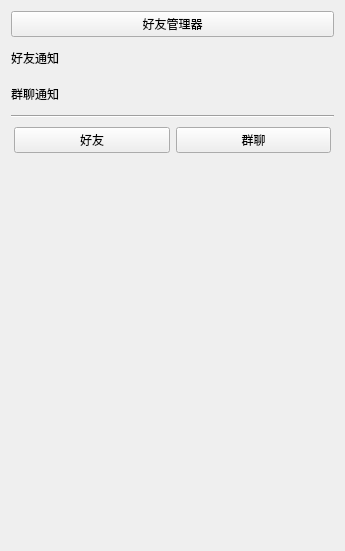
<?xml version="1.0" encoding="UTF-8"?>
<ui version="4.0">
 <class>ContactList</class>
 <widget class="QWidget" name="ContactList">
  <property name="geometry">
   <rect>
    <x>0</x>
    <y>0</y>
    <width>345</width>
    <height>551</height>
   </rect>
  </property>
  <property name="windowTitle">
   <string>Form</string>
  </property>
  <layout class="QVBoxLayout" name="verticalLayout">
   <item>
    <widget class="QPushButton" name="friendmanage">
     <property name="text">
      <string>好友管理器</string>
     </property>
    </widget>
   </item>
   <item>
    <widget class="QWidget" name="fInformWidget" native="true">
     <layout class="QHBoxLayout" name="horizontalLayout_2">
      <property name="spacing">
       <number>0</number>
      </property>
      <property name="leftMargin">
       <number>0</number>
      </property>
      <property name="topMargin">
       <number>0</number>
      </property>
      <property name="rightMargin">
       <number>0</number>
      </property>
      <property name="bottomMargin">
       <number>0</number>
      </property>
      <item>
       <widget class="QLabel" name="friendLab">
        <property name="minimumSize">
         <size>
          <width>0</width>
          <height>30</height>
         </size>
        </property>
        <property name="text">
         <string>好友通知</string>
        </property>
       </widget>
      </item>
      <item>
       <spacer name="horizontalSpacer">
        <property name="orientation">
         <enum>Qt::Horizontal</enum>
        </property>
        <property name="sizeHint" stdset="0">
         <size>
          <width>222</width>
          <height>20</height>
         </size>
        </property>
       </spacer>
      </item>
      <item>
       <widget class="QLabel" name="friendNoticeCountLab">
        <property name="text">
         <string/>
        </property>
       </widget>
      </item>
     </layout>
    </widget>
   </item>
   <item>
    <widget class="QWidget" name="gInformWidget" native="true">
     <layout class="QHBoxLayout" name="horizontalLayout_3">
      <property name="spacing">
       <number>0</number>
      </property>
      <property name="leftMargin">
       <number>0</number>
      </property>
      <property name="topMargin">
       <number>0</number>
      </property>
      <property name="rightMargin">
       <number>0</number>
      </property>
      <property name="bottomMargin">
       <number>0</number>
      </property>
      <item>
       <widget class="QLabel" name="friendLab_2">
        <property name="minimumSize">
         <size>
          <width>0</width>
          <height>30</height>
         </size>
        </property>
        <property name="text">
         <string>群聊通知</string>
        </property>
       </widget>
      </item>
      <item>
       <spacer name="horizontalSpacer_2">
        <property name="orientation">
         <enum>Qt::Horizontal</enum>
        </property>
        <property name="sizeHint" stdset="0">
         <size>
          <width>70</width>
          <height>20</height>
         </size>
        </property>
       </spacer>
      </item>
      <item>
       <widget class="QLabel" name="groubNoticeCountLab">
        <property name="text">
         <string/>
        </property>
       </widget>
      </item>
     </layout>
    </widget>
   </item>
   <item>
    <widget class="Line" name="line">
     <property name="orientation">
      <enum>Qt::Horizontal</enum>
     </property>
    </widget>
   </item>
   <item>
    <widget class="QWidget" name="btnWidget" native="true">
     <layout class="QHBoxLayout" name="horizontalLayout">
      <property name="spacing">
       <number>6</number>
      </property>
      <property name="leftMargin">
       <number>3</number>
      </property>
      <property name="topMargin">
       <number>3</number>
      </property>
      <property name="rightMargin">
       <number>3</number>
      </property>
      <property name="bottomMargin">
       <number>3</number>
      </property>
      <item>
       <widget class="QPushButton" name="friendBtn">
        <property name="text">
         <string>好友</string>
        </property>
        <property name="checkable">
         <bool>true</bool>
        </property>
       </widget>
      </item>
      <item>
       <widget class="QPushButton" name="groupBtn">
        <property name="text">
         <string>群聊</string>
        </property>
        <property name="checkable">
         <bool>true</bool>
        </property>
       </widget>
      </item>
     </layout>
    </widget>
   </item>
   <item>
    <widget class="QStackedWidget" name="stackedWidget">
     <widget class="QWidget" name="page"/>
     <widget class="QWidget" name="page_2"/>
    </widget>
   </item>
  </layout>
 </widget>
 <resources/>
 <connections/>
</ui>
